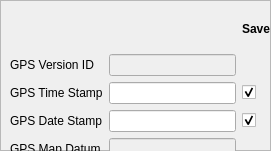
              <widget class="QFrame" name="frame_3">
               <property name="geometry">
                <rect>
                 <x>430</x>
                 <y>0</y>
                 <width>271</width>
                 <height>151</height>
                </rect>
               </property>
               <property name="frameShape">
                <enum>QFrame::StyledPanel</enum>
               </property>
               <property name="frameShadow">
                <enum>QFrame::Raised</enum>
               </property>
               <property name="lineWidth">
                <number>2</number>
               </property>
               <widget class="QWidget" name="gridLayoutWidget_9">
                <property name="geometry">
                 <rect>
                  <x>0</x>
                  <y>0</y>
                  <width>271</width>
                  <height>160</height>
                 </rect>
                </property>
                <layout class="QGridLayout" name="gridLayout_9" rowstretch="0,0,0,0,0" rowminimumheight="0,0,0,0,0">
                 <property name="leftMargin">
                  <number>10</number>
                 </property>
                 <property name="topMargin">
                  <number>10</number>
                 </property>
                 <item row="0" column="2">
                  <widget class="QLabel" name="label_81">
                   <property name="font">
                    <font>
                     <weight>75</weight>
                     <bold>true</bold>
                    </font>
                   </property>
                   <property name="text">
                    <string>Save</string>
                   </property>
                  </widget>
                 </item>
                 <item row="1" column="1">
                  <widget class="QLineEdit" name="gps_versionid">
                   <property name="enabled">
                    <bool>false</bool>
                   </property>
                   <property name="readOnly">
                    <bool>true</bool>
                   </property>
                  </widget>
                 </item>
                 <item row="1" column="0">
                  <widget class="QLabel" name="label_80">
                   <property name="text">
                    <string>GPS Version ID</string>
                   </property>
                  </widget>
                 </item>
                 <item row="2" column="0">
                  <widget class="QLabel" name="label_78">
                   <property name="text">
                    <string>GPS Time Stamp</string>
                   </property>
                  </widget>
                 </item>
                 <item row="2" column="1">
                  <widget class="QLineEdit" name="gps_timestamp">
                   <property name="toolTip">
                    <string>Time in HH:MM:SS (24 hrs)</string>
                   </property>
                   <property name="statusTip">
                    <string>Time in HH:MM:SS (24 hrs)</string>
                   </property>
                  </widget>
                 </item>
                 <item row="2" column="2">
                  <widget class="QCheckBox" name="chk_gps_timestamp">
                   <property name="text">
                    <string/>
                   </property>
                   <property name="checked">
                    <bool>true</bool>
                   </property>
                  </widget>
                 </item>
                 <item row="3" column="0">
                  <widget class="QLabel" name="label_77">
                   <property name="text">
                    <string>GPS Date Stamp</string>
                   </property>
                  </widget>
                 </item>
                 <item row="3" column="1">
                  <widget class="QLineEdit" name="gps_datestamp">
                   <property name="toolTip">
                    <string>Date in YYYY:MM:DD</string>
                   </property>
                   <property name="statusTip">
                    <string>Date in YYYY:MM:DD</string>
                   </property>
                  </widget>
                 </item>
                 <item row="3" column="2">
                  <widget class="QCheckBox" name="chk_gps_datestamp">
                   <property name="text">
                    <string/>
                   </property>
                   <property name="checked">
                    <bool>true</bool>
                   </property>
                  </widget>
                 </item>
                 <item row="4" column="0">
                  <widget class="QLabel" name="label_79">
                   <property name="text">
                    <string>GPS Map Datum</string>
                   </property>
                  </widget>
                 </item>
                 <item row="4" column="1">
                  <widget class="QLineEdit" name="gps_mapdatum">
                   <property name="enabled">
                    <bool>false</bool>
                   </property>
                   <property name="readOnly">
                    <bool>true</bool>
                   </property>
                  </widget>
                 </item>
                </layout>
               </widget>
              </widget>
